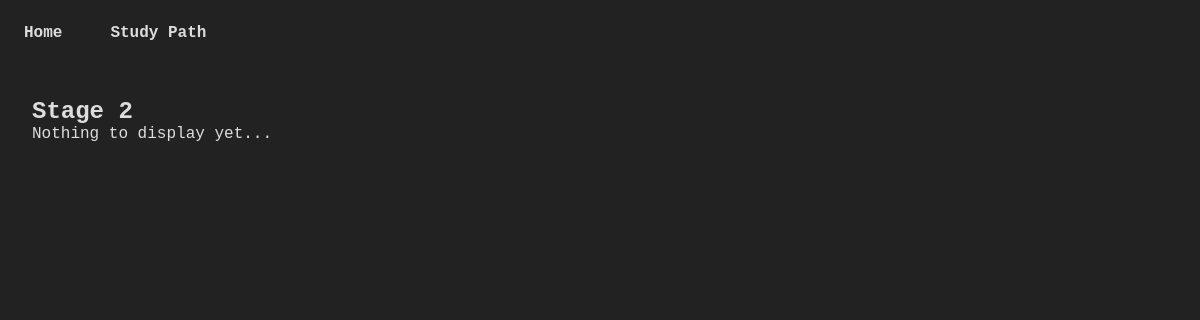
The app's page /studypath/2, older data.
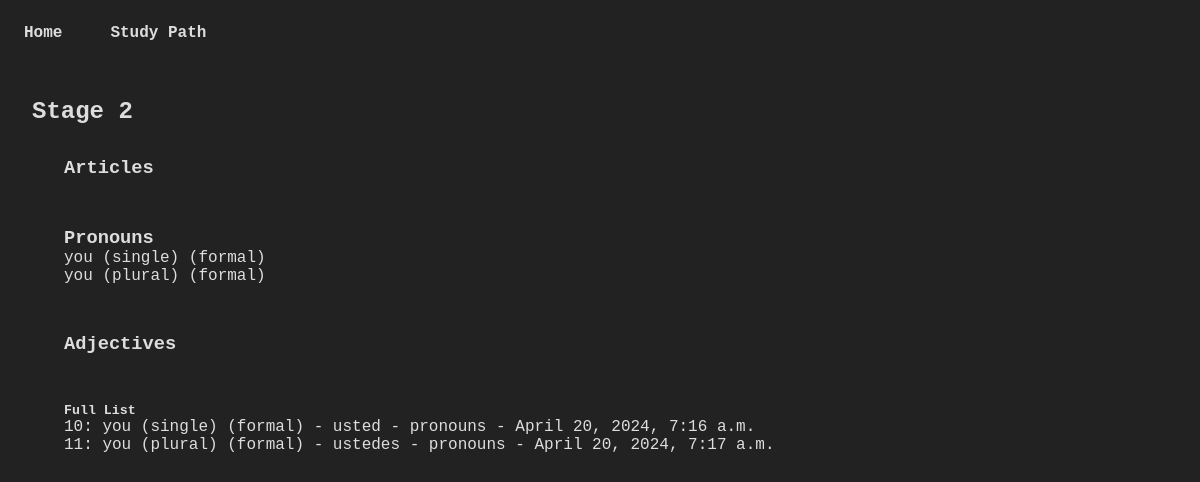
The same page, newer data.
### studypath/models.py (models this page shows, shortened)
class Word(models.Model):
    eng_word = models.CharField(max_length=55)
    spa_word = models.CharField(max_length=45)
    spa_word_fem = models.CharField(max_length=45, null=True, blank=True)
    grammar_type = models.ForeignKey(GrammarType, on_delete=models.CASCADE)
    stage = models.ForeignKey(Stage, on_delete=models.CASCADE)
    date_created = models.DateTimeField(auto_now_add=True)

class GrammarType(models.Model):
    type = models.CharField(max_length=45)
    date_created = models.DateTimeField(auto_now_add=True)
    def __str__(self):
        return self.type

### studypath/views.py (the view)
# urls.py: path("<int:stage>", views.stages, name="stages")
def stages(request, stage):
    words_list = Word.objects.filter(stage=stage)
    noun_article_list = words_list.filter(grammar_type=1)
    pronoun_list = words_list.filter(grammar_type=2)
    adjectives_list = words_list.filter(grammar_type=3)
    return render(request, "studypath/stage.html", {
        "stage" : stage,
        "words": words_list,
        "articles": noun_article_list,
        "pronouns": pronoun_list,
        "adjectives": adjectives_list
        })

### studypath/templates/studypath/stage.html (shortened to what this page needs)
{% extends "studypath/base.html" %}
{% block content %}
<div class="stage-container">
    <h2>Stage {{ stage }}</h2>
    {% if words|length > 0 %}
        <div class="grammar-box">
            <h3>Articles</h3>
        </div>
        <div class="grammar-box">
            <h3>Pronouns</h3>
            {% for pronoun in pronouns %}
            <p>{{ pronoun.eng_word }}</p>
            {% endfor %}
        </div>
        <div class="grammar-box">
            <h3>Adjectives</h3>
        </div>
        <div class="grammar-box">
            <h5>Full List</h5>
            {% for word in words %}
            <p>{{ word.id }}: {{ word.eng_word }} - {{ word.spa_word }} - {{ word.grammar_type }} - {{ word.date_created }}</p>
            {% endfor %}
        </div>
    {% else %}
        <p>Nothing to display yet...</p>
    {% endif %}
</div>
    {% endblock content %}

### studypath/templates/studypath/base.html (shortened to what this page needs)
<!DOCTYPE html>
<html lang="en">
<head>
    {% load static %}
    <link rel="stylesheet" href="{% static 'studypath/styles.css' %}">
</head>
<body>
    <header class="links-container">
        <a href="/" class="links">Home</a>
        <a href="/studypath" class="links">Study Path</a>
    </header>
{% block content %}
{% endblock content %}
</body>
</html>

### studypath/static/studypath/styles.css (style rules this page uses)
*, *::before, *::after { margin: 0; padding: 0; box-sizing: border-box; }
body { background-color: #222; color: #ddd; font-family: 'Courier New', Courier, monospace; }
.links-container { display: flex; flex-direction: row; width: fit-content; }
.links { margin: 1em; padding: .5em; color: #ddd; font-weight: bold; text-decoration: none; }
.stage-container { margin: 1em; padding: 1em; }
.grammar-box { margin: 1em; padding: 1em; }

Row changes from the older to the newer data that the page shows:
added Word: eng_word "you (single) (formal)", id "10", spa_word "usted", grammar_type "pronouns", date_created "April 20, 2024, 7:16 a.m."
added Word: eng_word "you (plural) (formal)", id "11", spa_word "ustedes", grammar_type "pronouns", date_created "April 20, 2024, 7:17 a.m."
Text that changed along with them:
text no longer shown: "Nothing to display yet..."
text now shown: "Articles Pronouns Adjectives Full List"
